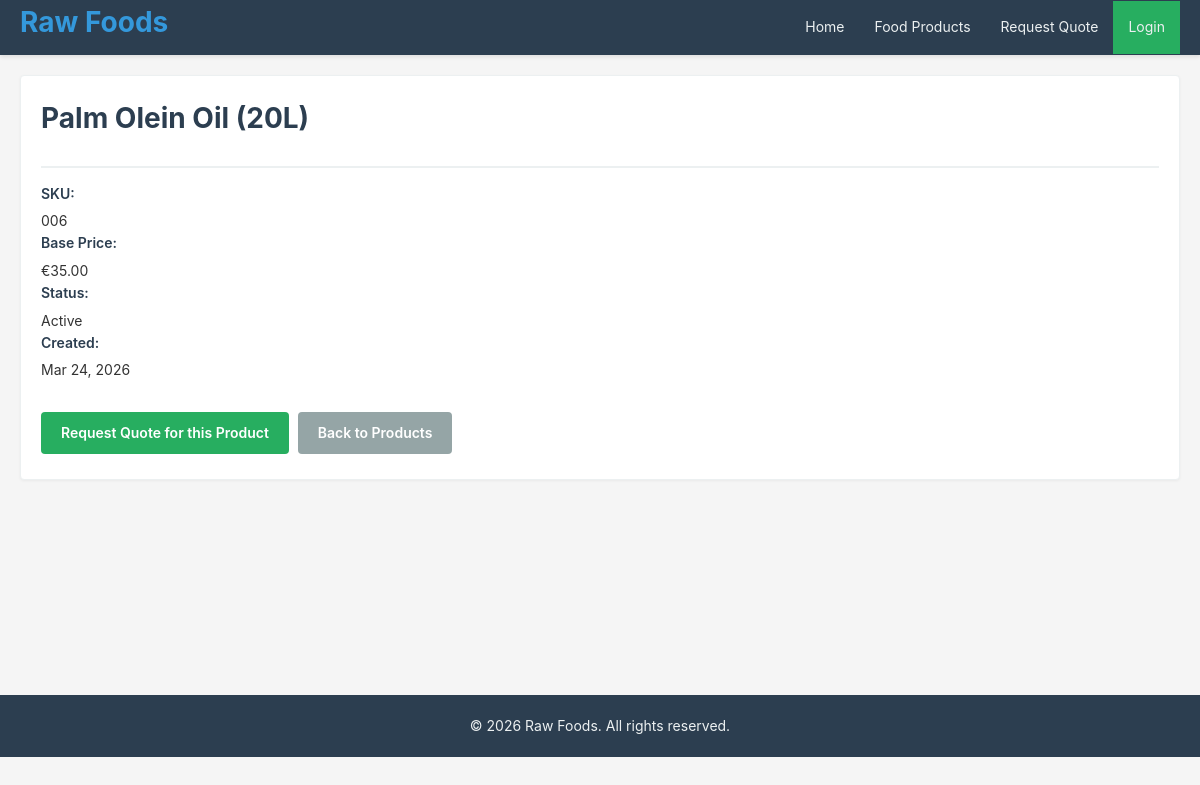
Screenshot of /products/12/ with the database file from the repository.
### crm/models.py (models this page shows, shortened)
class Product(models.Model):
    name = models.CharField(max_length=200, unique=True)
    sku = models.CharField(max_length=50, unique=True)
    base_price = models.DecimalField(
        max_digits=10, decimal_places=2, validators=[MinValueValidator(0)]
    )
    description = models.TextField(blank=True)
    is_active = models.BooleanField(default=True)
    created_at = models.DateTimeField(auto_now_add=True)
    updated_at = models.DateTimeField(auto_now=True)
    objects = models.Manager()
    class Meta:  # pylint: disable=too-few-public-methods
        ordering = ['name']
        verbose_name = 'Food Product'
        verbose_name_plural = 'Food Products'

### crm/views.py (the view)
# urls.py: path('products/<int:pk>/', views.product_detail, name='product_detail'),
def product_detail(request, pk):
    product = get_object_or_404(Product, id=pk)
    return render(request, 'product_detail.html', {'product': product})

### templates/product_detail.html (shortened to what this page needs)
{% extends "base.html" %}
{% block content %}
<div class="card">
    <div class="card-header">
        <h1>{{ product.name }}</h1>
    </div>
    <div class="card-body">
        <div class="product-details">
            <div class="detail-row">
                <label>SKU:</label>
                <span>{{ product.sku }}</span>
            </div>
            <div class="detail-row">
                <label>Base Price:</label>
                <span>€{{ product.base_price }}</span>
            </div>
            <div class="detail-row">
                <label>Status:</label>
                <span>{% if product.is_active %}Active{% else %}Inactive{% endif %}</span>
            </div>
            <div class="detail-row">
                <label>Created:</label>
                <span>{{ product.created_at|date:"M d, Y" }}</span>
            </div>
        </div>
        <div class="action-buttons" style="margin-top: 30px;">
            <a href="{% url 'request_quote' %}?product_id={{ product.id }}" class="btn btn-success">
                Request Quote for this Product
            </a>
            <a href="{% url 'product_list' %}" class="btn btn-secondary">
                Back to Products
            </a>
        </div>
    </div>
</div>
{% endblock %}

### static/css/style.css (style rules this page uses)
* { margin: 0; padding: 0; box-sizing: border-box; }
html, body { height: 100%; }
body { font-family: -apple-system, BlinkMacSystemFont, "Segoe UI", Roboto, "Helvetica Neue", Arial, sans-serif; font-size: 14px; line-height: 1.6; color: #333; background-color: #f5f5f5; }
label { display: block; margin-bottom: 5px; font-weight: 600; color: #2c3e50; }
.btn { display: inline-block; padding: 10px 20px; margin-right: 5px; margin-bottom: 5px; border: none; border-radius: 4px; cursor: pointer; font-size: 14px; font-weight: 600; text-decoration: none; transition: background-color 0.3s, color 0.3s; text-align: center; }
.btn-success { background-color: #27ae60; color: white; }
.btn-secondary { background-color: #95a5a6; color: white; }
.card { background-color: white; border: 1px solid #ecf0f1; border-radius: 4px; padding: 20px; margin-bottom: 20px; box-shadow: 0 1px 3px rgba(0, 0, 0, 0.05); }
.card-header { border-bottom: 2px solid #ecf0f1; padding: 0 0 15px 0; margin-bottom: 15px; }
.card-body { min-height: 100px; }
h1 { font-size: 28px; color: #2c3e50; margin-bottom: 10px; }
a { color: #3498db; text-decoration: none; }

### rows the page displays
Product: name "Palm Olein Oil (20L)", sku "006", base_price "35.00", created_at "Mar 24, 2026"
